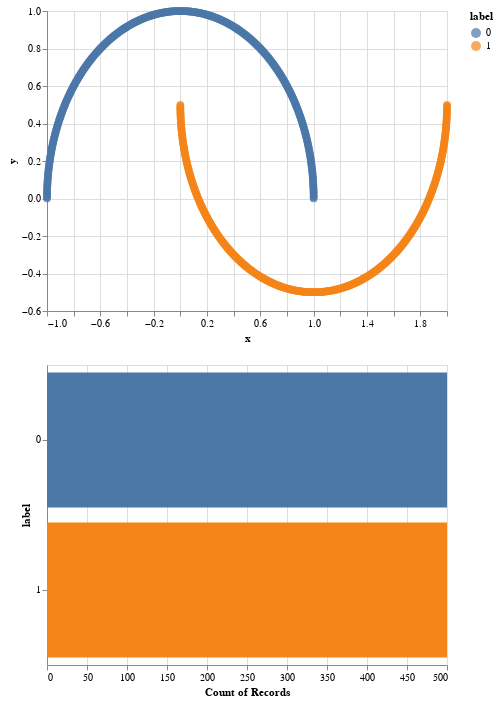

Notebook source saved alongside this figure:
### Code cell
brush = alt.selection(type='interval')
chart = alt.Chart().mark_circle(size=60).encode(
        x='x:Q',
        y='y:Q',
        color='label:N',
        tooltip=['x', 'y', 'label']
).add_selection(brush)

bars = alt.Chart().mark_bar().encode(
    y='label:N',
    color='label:N',
    x='count(label):Q'
).transform_filter(
    brush
)
alt.vconcat(chart,bars,data=moon)

### Figure 1 — Vega-Lite specification as saved in the notebook (floating-point values rounded to 4 significant figures; data arrays with more than 128 entries replaced by an {"elided": "..."} marker saying what was removed)
{"$schema": "https://vega.github.io/schema/vega-lite/v2.4.3.json", "config": {"view": {"height": 300, "width": 400}}, "data": {"values": {"elided": "1000 records"}}, "vconcat": [{"encoding": {"color": {"field": "label", "type": "nominal"}, "tooltip": [{"field": "x", "type": "quantitative"}, {"field": "y", "type": "quantitative"}, {"field": "label", "type": "quantitative"}], "x": {"field": "x", "type": "quantitative"}, "y": {"field": "y", "type": "quantitative"}}, "mark": {"size": 60, "type": "circle"}, "selection": {"selector001": {"encodings": ["x", "y"], "mark": {"fill": "#333", "fillOpacity": 0.125, "stroke": "white"}, "on": "[mousedown, window:mouseup] > window:mousemove!", "resolve": "global", "translate": "[mousedown, window:mouseup] > window:mousemove!", "type": "interval", "zoom": "wheel!"}}}, {"encoding": {"color": {"field": "label", "type": "nominal"}, "x": {"aggregate": "count", "field": "label", "type": "quantitative"}, "y": {"field": "label", "type": "nominal"}}, "mark": "bar", "transform": [{"filter": {"selection": "selector001"}}]}]}
